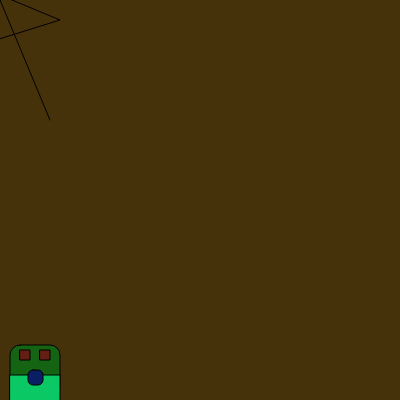
Frame 1 (no input)
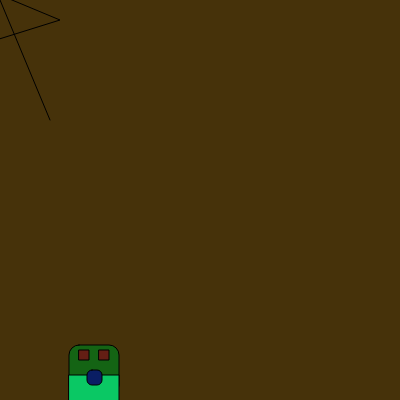
Frame 60 (no input)
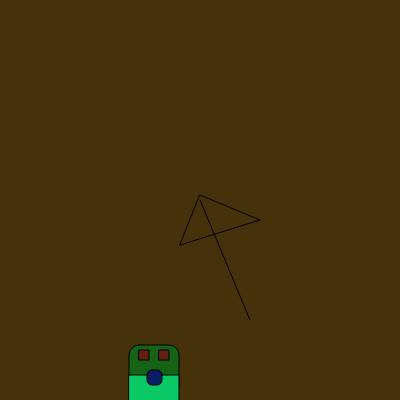
Frame 120 (the mouse pressed at the canvas centre since frame 60)

The p5.js sketch that drew these frames (run headless with seeded random() and noise() and a simulated clock; from frame 60 on, the mouse is pressed at the canvas centre):

// p5.js sketch
// ── sketch.js
// Step 3a: declare color variable
var backgroundColor;
// Step 4a: declare/assign variable for moving creature
var moveX = 10;

function setup() {
  createCanvas(400, 400);

  // Step 3b: assign a color using the color function
  backgroundColor = color(70, 50, 10);
}

function draw() {
  background(backgroundColor); // Step 3c: use the color variable


  noFill();
  line(mouseX, mouseY, mouseX + 50, mouseY + 120);

  // Step 2: finish the arrow shape following the mouse
  triangle(mouseX - 0, mouseY - 5, mouseX + 60, mouseY + 20, mouseX - 20, mouseY + 45);
  // triangle(30, 75, 58, 20, 86, 75);

  // Step 4b: draw a creature that moves
  fill(20, 100, 20);
  square(moveX, 345, 50, 10);
  fill(10, 200, 100);
  rect(moveX, 375, 50, 50)
  fill(100, 30, 20);
  square(moveX + 10, 350, 10);
  square(moveX + 30, 350, 10);
  fill(10, 30, 100)
  square(moveX + 18, 370, 15, 5);
  moveX = moveX + 1
}



// ── helpers.js
// Do not modify this file
function mousePressed() {
  print("x: " + floor(mouseX) + ", " + "y: " + floor(mouseY));
}
